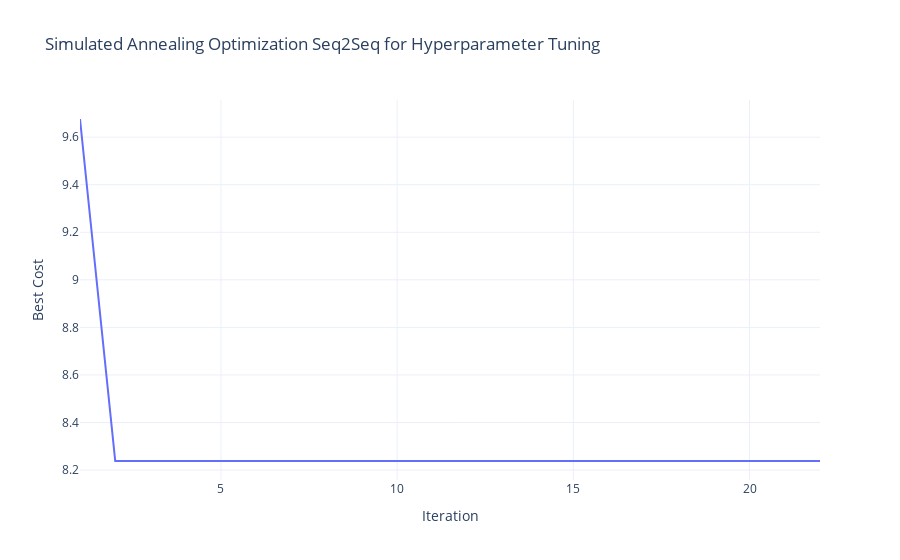

Notebook source saved alongside this figure:
### Code cell
HORIZON = 1
WINDOW = 7

encoder_config = RNNConfig(
    input_size=len(columns_to_select),
    hidden_size=32,
    num_layers=5,
    bidirectional=True
)

decoder_config = RNNConfig(
    input_size=len(columns_to_select),
    hidden_size=32,
    num_layers=5,
    bidirectional=True
)

rnn2fc_config = Seq2SeqConfig(
    encoder_type="LSTM",
    decoder_type="FC",
    encoder_params=encoder_config,
    decoder_params={"window_size": WINDOW, "horizon": HORIZON},
    decoder_use_all_hidden=True,
    learning_rate=1e-3,
)

model = Seq2SeqModel(rnn2fc_config)
algorithm_name = "Seq2Seq LSTM"
metric_record, pred_df = train_and_evaluate(model, rnn2fc_config, datamodule, test, train, algorithm_name, metric_record, pred_df)

param_bounds = {
    "encoder_type": ["RNN", "GRU", "LSTM"],
    "decoder_type": ["FC"],
    "hidden_size": (32, 128),
    "num_layers": (5, 30),
    "bidirectional": [True, False],
    "decoder_use_all_hidden": [True, False],
}

initial_params = ["RNN", "FC", 32, 5, True, True]

initial_temp = 10

def objective(params):
    encoder_type, decoder_type, hidden_size, num_layers, bidirectional, decoder_use_all_hidden = params

    encoder_config = RNNConfig(
        input_size=len(columns_to_select),
        hidden_size=hidden_size,
        num_layers=num_layers,
        bidirectional=bidirectional
    )

    decoder_config = RNNConfig(
        input_size=len(columns_to_select),
        hidden_size=hidden_size,
        num_layers=num_layers,
        bidirectional=bidirectional
    )

    rnn2fc_config = Seq2SeqConfig(
        encoder_type=encoder_type,
        decoder_type=decoder_type,
        encoder_params=encoder_config,
        decoder_params={"window_size": WINDOW, "horizon": HORIZON},
        decoder_use_all_hidden=decoder_use_all_hidden,
        learning_rate=1e-3,
    )

    model = Seq2SeqModel(rnn2fc_config)

    trainer = pl.Trainer(
        min_epochs=5,
        max_epochs=100,
        accelerator="gpu",
        devices=1,
        callbacks=[EarlyStopping(monitor="valid_loss", patience=10)],
    )

    trainer.fit(model, datamodule)

    predictions = trainer.predict(model, datamodule.test_dataloader())
    predictions = torch.cat(predictions).squeeze().detach().numpy()
    predictions = predictions * datamodule.train.std + datamodule.train.mean

    actuals = test["covidOccupiedMVBeds"].values

    assert actuals.shape == predictions.shape, "Mismatch in shapes between actuals and predictions"

    return np.mean(np.abs(actuals - predictions))

best_cost, best_params, cost_history = simulated_annealing(
    objective, initial_params, initial_temp, neighbor, n_iter, cooling_rate
)

logging.info(f"Best Parameters: {best_params}, Best Cost: {best_cost}")

fig = go.Figure()
fig.add_trace(go.Scatter(x=np.arange(1, len(cost_history) + 1), y=cost_history, mode="lines"))
fig.update_layout(
    title="Simulated Annealing Optimization Seq2Seq for Hyperparameter Tuning",
    xaxis_title="Iteration",
    yaxis_title="Best Cost",
    template="plotly_white",
)

# save_path = f"reports/figures/{selected_area}_sa_seq2seq_optimization.pdf"
# pio.write_image(fig, save_path)
fig.show()

encoder_type, decoder_type, hidden_size, num_layers, bidirectional, decoder_use_all_hidden = best_params

encoder_config = RNNConfig(
    input_size=len(columns_to_select),
    hidden_size=hidden_size,
    num_layers=num_layers,
    bidirectional=bidirectional
)

decoder_config = RNNConfig(
    input_size=len(columns_to_select),
    hidden_size=hidden_size,
    num_layers=num_layers,
    bidirectional=bidirectional
)

rnn2fc_config = Seq2SeqConfig(
    encoder_type=encoder_type,
    decoder_type=decoder_type,
    encoder_params=encoder_config,
    decoder_params={"window_size": WINDOW, "horizon": HORIZON},
    decoder_use_all_hidden=decoder_use_all_hidden,
    learning_rate=1e-3,
)

model = Seq2SeqModel(rnn2fc_config)
algorithm_name = f"Optimized Seq2Seq {encoder_type} (SA)"
metric_record, pred_df = train_and_evaluate(model, rnn2fc_config, datamodule, test, train, algorithm_name, metric_record, pred_df)

shutil.rmtree("lightning_logs")

metric_df = pd.DataFrame(metric_record)
metric_df[["MAE", "MSE", "MASE", "Forecast Bias"]] = metric_df[
    ["MAE", "MSE", "MASE", "Forecast Bias"]
].astype("float32")

final_metric_file = f"reports/metrics/{selected_area}_final_metrics.csv"
metric_df.to_csv(final_metric_file, index=False)

### Figure 1 — Plotly figure (JSON) as saved in the notebook; plotly's stock layout.template omitted (floating-point values rounded to 4 significant figures)
{"data": [{"mode": "lines", "type": "scatter", "x": [1, 2, 3, 4, 5, 6, 7, 8, 9, 10, 11, 12, 13, 14, 15, 16, 17, 18, 19, 20, 21, 22], "y": [9.676, 8.238, 8.238, 8.238, 8.238, 8.238, 8.238, 8.238, 8.238, 8.238, 8.238, 8.238, 8.238, 8.238, 8.238, 8.238, 8.238, 8.238, 8.238, 8.238, 8.238, 8.238]}], "layout": {"title": {"text": "Simulated Annealing Optimization Seq2Seq for Hyperparameter Tuning"}, "xaxis": {"title": {"text": "Iteration"}}, "yaxis": {"title": {"text": "Best Cost"}}}}
